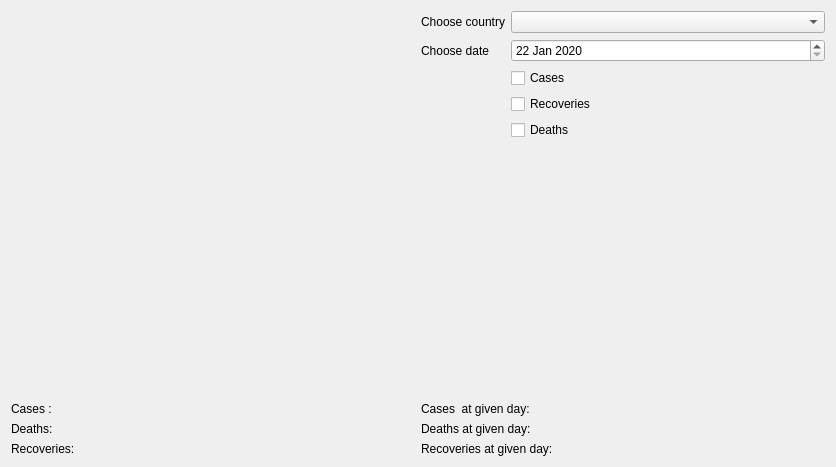
<?xml version="1.0" encoding="UTF-8"?>
<ui version="4.0">
 <class>basicAnalysisWiget</class>
 <widget class="QWidget" name="basicAnalysisWiget">
  <property name="geometry">
   <rect>
    <x>0</x>
    <y>0</y>
    <width>836</width>
    <height>467</height>
   </rect>
  </property>
  <property name="windowTitle">
   <string>Form</string>
  </property>
  <layout class="QGridLayout" name="gridLayout_2">
   <item row="0" column="0">
    <widget class="QCustomPlot" name="chart" native="true">
     <property name="sizePolicy">
      <sizepolicy hsizetype="MinimumExpanding" vsizetype="MinimumExpanding">
       <horstretch>0</horstretch>
       <verstretch>0</verstretch>
      </sizepolicy>
     </property>
     <property name="minimumSize">
      <size>
       <width>400</width>
       <height>200</height>
      </size>
     </property>
    </widget>
   </item>
   <item row="0" column="1">
    <layout class="QVBoxLayout" name="verticalLayout">
     <item>
      <layout class="QFormLayout" name="formLayout">
       <item row="0" column="0">
        <widget class="QLabel" name="labelChooseCountry">
         <property name="text">
          <string>Choose country</string>
         </property>
        </widget>
       </item>
       <item row="1" column="0">
        <widget class="QLabel" name="labelChoodeDate">
         <property name="text">
          <string>Choose date</string>
         </property>
        </widget>
       </item>
       <item row="1" column="1">
        <widget class="QDateEdit" name="dateEdit">
         <property name="minimumDate">
          <date>
           <year>2020</year>
           <month>1</month>
           <day>22</day>
          </date>
         </property>
         <property name="date">
          <date>
           <year>2020</year>
           <month>1</month>
           <day>22</day>
          </date>
         </property>
        </widget>
       </item>
       <item row="0" column="1">
        <widget class="QComboBox" name="comboBox"/>
       </item>
       <item row="2" column="1">
        <widget class="QCheckBox" name="checkBox">
         <property name="text">
          <string>Cases</string>
         </property>
        </widget>
       </item>
       <item row="3" column="1">
        <widget class="QCheckBox" name="checkRecoveries">
         <property name="text">
          <string>Recoveries</string>
         </property>
        </widget>
       </item>
       <item row="4" column="1">
        <widget class="QCheckBox" name="checkDeaths">
         <property name="text">
          <string>Deaths</string>
         </property>
        </widget>
       </item>
      </layout>
     </item>
    </layout>
   </item>
   <item row="1" column="0">
    <layout class="QFormLayout" name="formLayout_3">
     <item row="0" column="0">
      <widget class="QLabel" name="labelCases">
       <property name="text">
        <string>Cases :</string>
       </property>
      </widget>
     </item>
     <item row="1" column="0">
      <widget class="QLabel" name="labelDeaths">
       <property name="text">
        <string>Deaths:</string>
       </property>
      </widget>
     </item>
     <item row="2" column="0">
      <widget class="QLabel" name="labelRecoveries">
       <property name="text">
        <string>Recoveries:</string>
       </property>
      </widget>
     </item>
     <item row="0" column="1">
      <widget class="QLabel" name="Cases">
       <property name="sizePolicy">
        <sizepolicy hsizetype="MinimumExpanding" vsizetype="Preferred">
         <horstretch>0</horstretch>
         <verstretch>0</verstretch>
        </sizepolicy>
       </property>
       <property name="minimumSize">
        <size>
         <width>200</width>
         <height>0</height>
        </size>
       </property>
       <property name="text">
        <string/>
       </property>
      </widget>
     </item>
     <item row="1" column="1">
      <widget class="QLabel" name="Deaths">
       <property name="sizePolicy">
        <sizepolicy hsizetype="MinimumExpanding" vsizetype="Preferred">
         <horstretch>0</horstretch>
         <verstretch>0</verstretch>
        </sizepolicy>
       </property>
       <property name="minimumSize">
        <size>
         <width>200</width>
         <height>0</height>
        </size>
       </property>
       <property name="text">
        <string/>
       </property>
      </widget>
     </item>
     <item row="2" column="1">
      <widget class="QLabel" name="Recoveries">
       <property name="sizePolicy">
        <sizepolicy hsizetype="MinimumExpanding" vsizetype="Preferred">
         <horstretch>0</horstretch>
         <verstretch>0</verstretch>
        </sizepolicy>
       </property>
       <property name="minimumSize">
        <size>
         <width>200</width>
         <height>0</height>
        </size>
       </property>
       <property name="text">
        <string/>
       </property>
      </widget>
     </item>
    </layout>
   </item>
   <item row="1" column="1">
    <layout class="QFormLayout" name="formLayout_2">
     <item row="0" column="0">
      <widget class="QLabel" name="labelCatDay">
       <property name="text">
        <string>Cases  at given day:</string>
       </property>
      </widget>
     </item>
     <item row="0" column="1">
      <widget class="QLabel" name="CatDay">
       <property name="sizePolicy">
        <sizepolicy hsizetype="MinimumExpanding" vsizetype="Preferred">
         <horstretch>0</horstretch>
         <verstretch>0</verstretch>
        </sizepolicy>
       </property>
       <property name="minimumSize">
        <size>
         <width>200</width>
         <height>0</height>
        </size>
       </property>
       <property name="text">
        <string/>
       </property>
      </widget>
     </item>
     <item row="1" column="0">
      <widget class="QLabel" name="labelDatDay">
       <property name="text">
        <string>Deaths at given day:</string>
       </property>
      </widget>
     </item>
     <item row="2" column="0">
      <widget class="QLabel" name="labelRatDay">
       <property name="text">
        <string>Recoveries at given day:</string>
       </property>
      </widget>
     </item>
     <item row="2" column="1">
      <widget class="QLabel" name="RatDay">
       <property name="sizePolicy">
        <sizepolicy hsizetype="MinimumExpanding" vsizetype="Preferred">
         <horstretch>0</horstretch>
         <verstretch>0</verstretch>
        </sizepolicy>
       </property>
       <property name="minimumSize">
        <size>
         <width>200</width>
         <height>0</height>
        </size>
       </property>
       <property name="text">
        <string/>
       </property>
      </widget>
     </item>
     <item row="1" column="1">
      <widget class="QLabel" name="DatDay">
       <property name="sizePolicy">
        <sizepolicy hsizetype="MinimumExpanding" vsizetype="Preferred">
         <horstretch>0</horstretch>
         <verstretch>0</verstretch>
        </sizepolicy>
       </property>
       <property name="minimumSize">
        <size>
         <width>200</width>
         <height>0</height>
        </size>
       </property>
       <property name="text">
        <string/>
       </property>
      </widget>
     </item>
    </layout>
   </item>
  </layout>
 </widget>
 <customwidgets>
  <customwidget>
   <class>QCustomPlot</class>
   <extends>QWidget</extends>
   <header>qcustomplot.h</header>
   <container>1</container>
  </customwidget>
 </customwidgets>
 <resources/>
 <connections/>
</ui>
